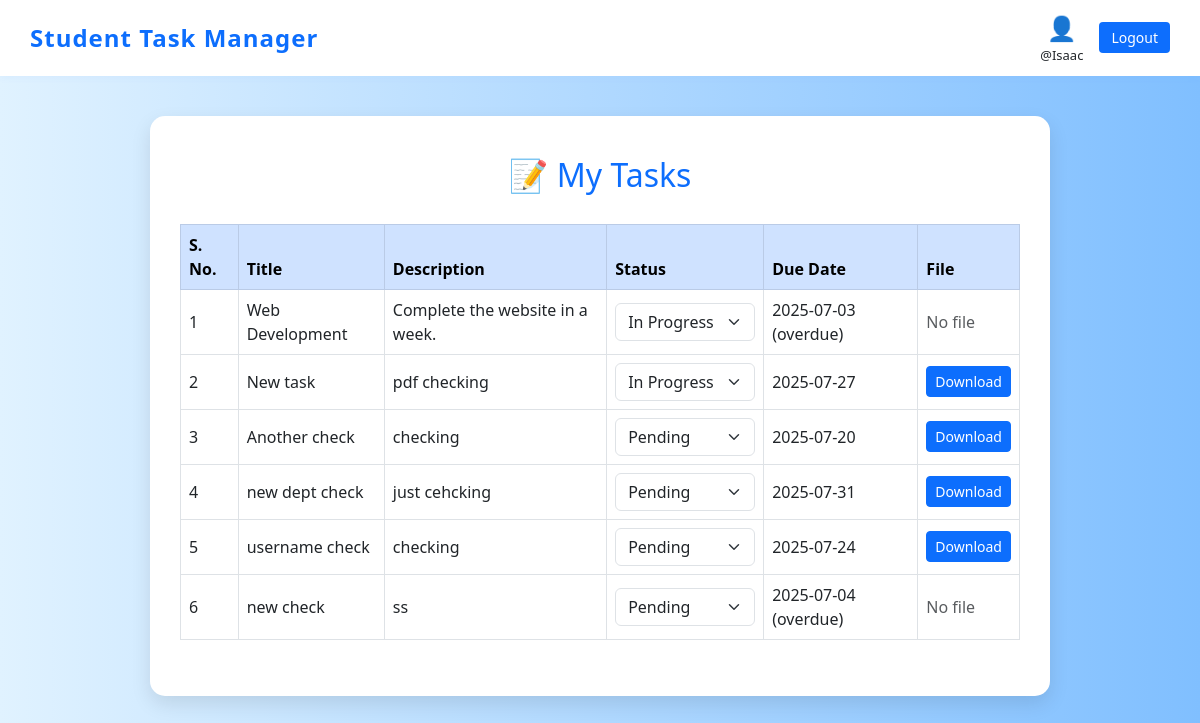
The app's page /my_tasks.php (signed in), older data.
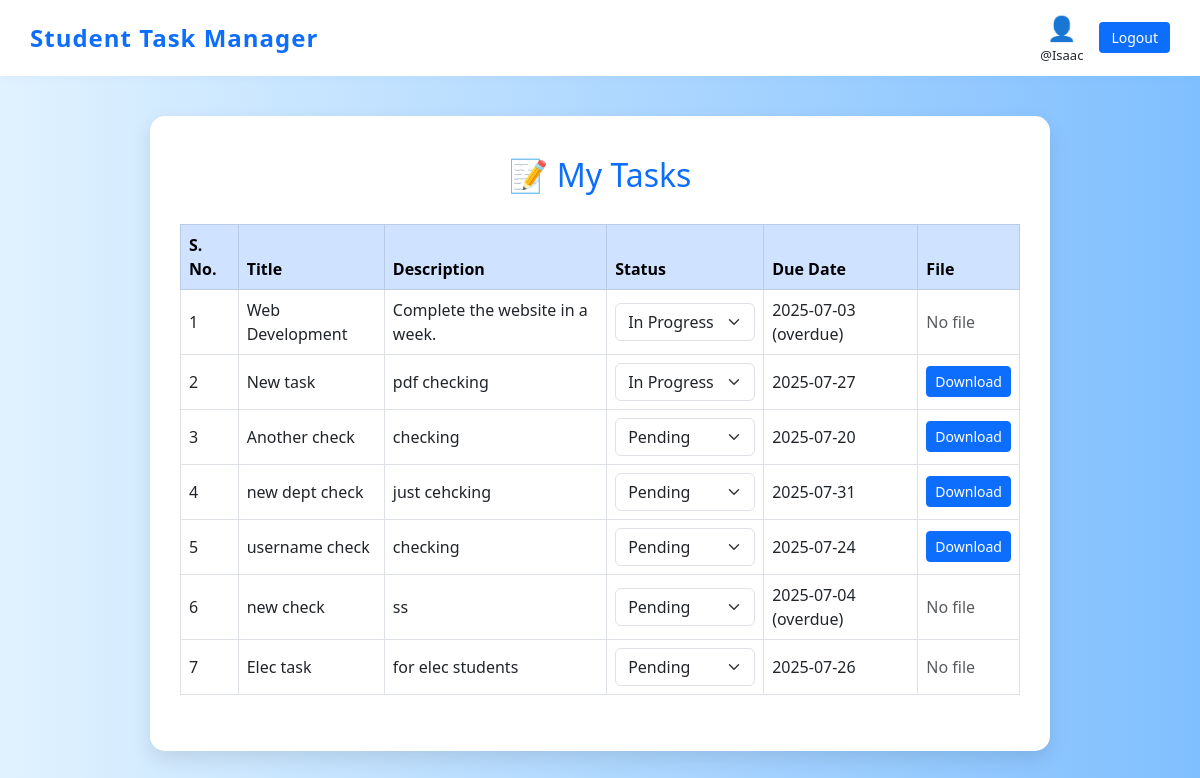
The same page, newer data.
### tables this page shows
CREATE TABLE `tasks` (
  `id` int(11) NOT NULL,
  `title` varchar(100) NOT NULL,
  `description` text DEFAULT NULL,
  `assigned_to` int(11) DEFAULT NULL,
  `username` varchar(30) NOT NULL,
  `department` varchar(30) NOT NULL,
  `due_date` date DEFAULT NULL,
  `status` enum('pending','in_progress','completed') DEFAULT 'pending',
  `created_at` timestamp NOT NULL DEFAULT current_timestamp(),
  `file_path` varchar(255) DEFAULT NULL
);

### my_tasks.php (the view, shortened to what this page needs)
<?php
include 'partials/new_dbconnect.php';
$rollno = $_SESSION['rollno'];
$sql = "SELECT * FROM tasks WHERE assigned_to = '$rollno' and `status`!= 'completed' ";
$tasks = mysqli_query($conn, $sql);
?>
<!DOCTYPE html>
<html lang="en">
<head>
    <link href="https://cdn.jsdelivr.net/npm/bootstrap@5.3.0/dist/css/bootstrap.min.css" rel="stylesheet"/>
</head>
<body>
<nav class="navbar navbar-custom">
    <span class="navbar-brand">Student Task Manager</span>
    <div class="d-flex align-items-center gap-3">
        <div class="text-center">
            <div style="font-size: 24px; color: #0d6efd;">👤</div>
            <div style="font-size: 13px;">
                @<?= isset($_SESSION['username']) ? $_SESSION['username'] : 'User' ?>
            </div>
        </div>
        <button class="btn-logout" onclick="location.href='logout.php'">Logout</button>
    </div>
</nav>
<div class="dashboard-container">
    <h2>📝 My Tasks</h2>
<table class="table table-bordered align-middle">
    <thead class="table-primary">
        <tr>
            <th>S. No.</th>
            <th>Title</th>
            <th>Description</th>
            <th>Status</th>
            <th>Due Date</th>
            <th>File</th>
        </tr>
    </thead>
    <tbody>
        <?php
        $serial = 1;
        if (mysqli_num_rows($tasks) > 0) {
            while ($task= mysqli_fetch_assoc($tasks)) {
                echo "<tr>";
                echo "<td>" . $serial++ . "</td>";
                echo "<td>" . $task['title'] . "</td>";
                echo "<td>" . $task['description'] . "</td>";
                echo "<td>
                        <select class='form-select status-dropdown' data-task-id='" . $task['id'] . "'>
                            <option value='pending'" . ($task['status'] == 'pending' ? ' selected' : '') . ">Pending</option>
                            <option value='in_progress'" . ($task['status'] == 'in_progress' ? ' selected' : '') . ">In Progress</option>
                        </select>
                    </td>";
                $status = $task['status'];
                $dueDate = strtotime($task['due_date']);
                $now = strtotime(date('Y-m-d'));
                if ($dueDate >= $now and $status != 'completed') {
                    echo "<td>" . $task['due_date'] . "</td>";
                }
                else{
                    echo "<td>" . $task['due_date'] . " (overdue) </td>";
                }
                echo "<td>";
                if (!empty($task['file_path'])) {
                    $fileName = basename($task['file_path']);
                    $fileUrl = "/loginsystem/tasks/uploads/" . $fileName;
                    echo "<a href='$fileUrl' class='btn btn-primary btn-sm' download>Download</a>";
                } else {
                    echo "<span class='text-muted'>No file</span>";
                }
                echo "</td>";
                echo "</tr>";
            }
        } else {
            echo "<tr><td colspan='7' class='text-center'>No tasks found.</td></tr>";
        }
        ?>
    </tbody>
</table>
</div>
</body>
</html>

Row changes from the older to the newer data that the page shows:
added tasks: title "Elec task", description "for elec students", status+id "Pending", due_date "2025-07-26", file_path "No file"
